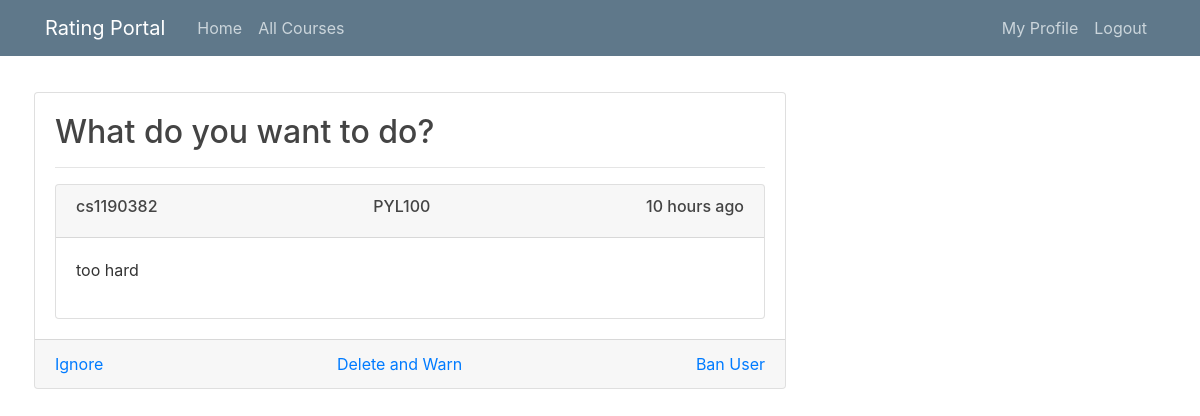
Screenshot of /reportAction/34/ (signed in) with the database file from the repository.
### review/models.py (models this page shows)
class Review(models.Model):
    score = models.DecimalField(decimal_places=2,max_digits=4)
    reviewContent = models.TextField()
    courseName = models.CharField(max_length=120)
    dateAdded = models.DateTimeField(auto_now=False, auto_now_add=True)
    author = models.ForeignKey(User, on_delete= models.CASCADE,related_name='reviews_written')
    class Meta:
        ordering =['-dateAdded']

### review/views.py (the view)
@login_required
def adminReportAction(request, reviewID):
    if request.user.is_superuser:
        return render(
            request,
            "review/adminReportAction.html",
            {"review": Review.objects.get(id=reviewID)},
        )

### review/templates/review/adminReportAction.html (shortened to what this page needs)
{% extends "users/base.html" %}
{% load humanize %}
{% block content %}
<div class="card-body">
    <h2>
        What do you want to do?
    </h2>
    <hr>
    <div class="card">
        <div class="card-header">
            <div class="d-flex justify-content-between">
                <h6>
                    {{review.author.username}}
                </h6>
                <h6>
                    {{review.courseName}}
                </h6>
                <h6>
                    {{review.dateAdded|naturaltime}}
                </h6>
            </div>
        </div>
        <div class="card-body">
            <p>
                {{review.reviewContent}}
            </p>
        </div>
    </div>
</div>
<div class="card-footer">
    <div class="d-flex justify-content-between">
        <a href="{% url 'ignore' reviewID=review.id %}?next=reportAction{{request.path}}" class="card-link">Ignore</a>
        <a href="{% url 'delete' reviewID=review.id %}?next=reportAction{{request.path}}" class="card-link">Delete and Warn</a>
        <a href="{% url 'ban' reviewID=review.id userID=review.author.id%}?next={{request.path}}" class="card-link">Ban User</a>
    </div>
</div>
{% endblock content %}

### users/static/main.css (style rules this page uses)
body { background: white; color: #333333; margin-top: 5rem; }
h1, h2, h3, h4, h5, h6 { color: #444444; }

### rows the page displays
Review: author.username "cs1190382", courseName "PYL100", dateAdded "10 hours ago", reviewContent "too hard"
